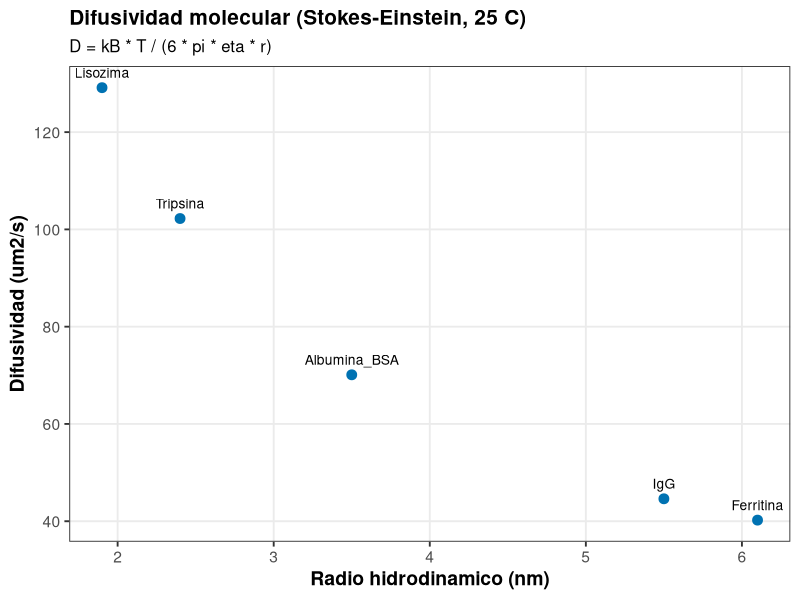
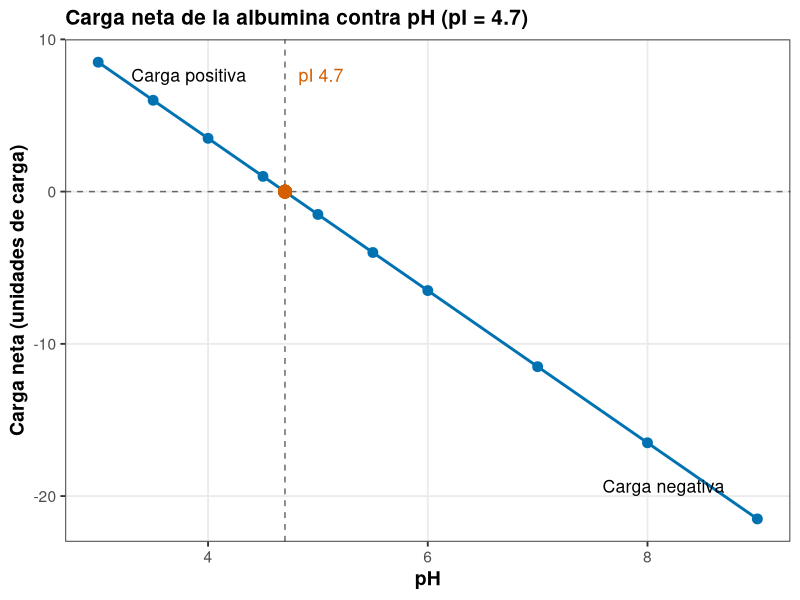
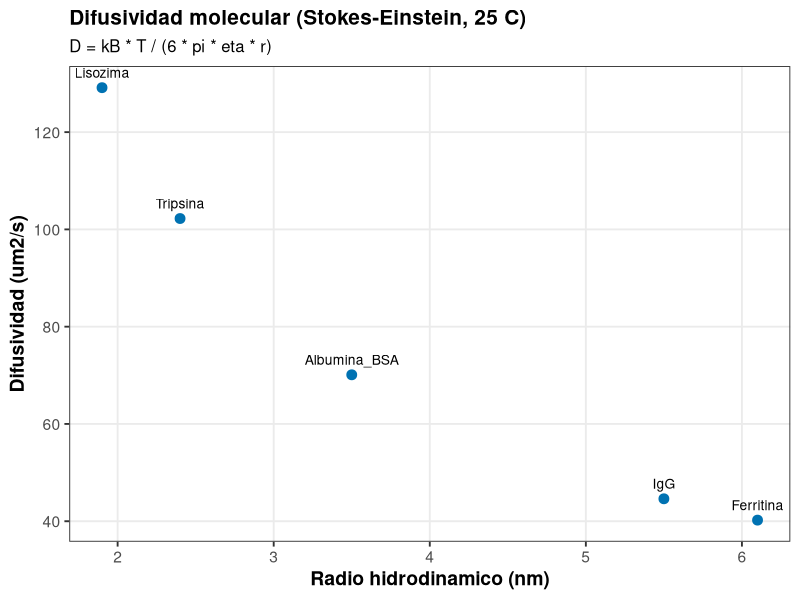
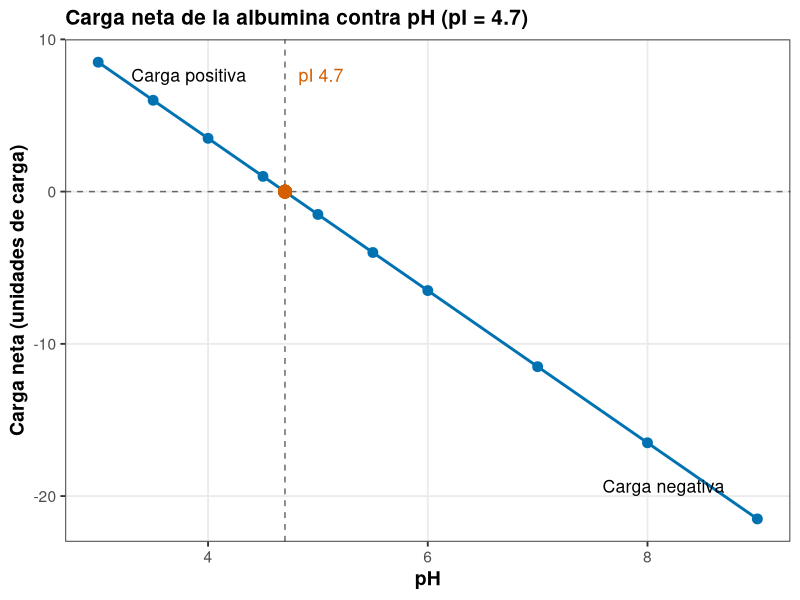

Generate these figures, in order, with R:
# ==========================================================================
# 01. Introduccion: difusividad molecular y carga neta contra pH
# ==========================================================================
# Autor: Dr. Jose Juan Torres Martinez
# Docente de Ciencias Quimicas
# Universidad Autonoma de San Luis Potosi (UASLP)
# Mexico
#
# Material academico para estudiantes
# Serie "Bioseparaciones" - Teoria, Unidad 1. Introduccion
#
# Descripcion: Recorrido por la planta, primera parada: el area de caracterizacion de la materia prima, antes de que el proceso empiece. Aqui miramos las proteinas que van a entrar a la linea: primero medimos que tan rapido difunde cada una con la ecuacion de Stokes-Einstein a partir de su radio hidrodinamico medido, y despues vemos como cambia la carga neta de la albumina con el pH alrededor de su punto isoelectrico (pI 4.7). Lo que se aprende aqui decide lo que pasa despues: la difusividad manda en la transferencia de masa, y la carga manda en la adsorcion y en la precipitacion.
#
# Objetivos de aprendizaje:
#   - Calcular la difusividad con Stokes-Einstein a partir de datos medidos.
#   - Relacionar el radio hidrodinamico con la velocidad de difusion.
#   - Leer el punto isoelectrico en una curva de carga neta contra pH.

# Datos: datos_difusividad.csv (radio hidrodinamico medido) y datos_carga_ph.csv (carga neta de albumina contra pH).
# Recorrido: entramos a la planta por el area de caracterizacion. Primera parada: la mesa donde se mide el radio hidrodinamico de cada proteina. Segunda parada: la curva de carga neta de la albumina contra pH. En cada parada medimos, calculamos y comentamos que significa el resultado antes de seguir al siguiente equipo.
# ==========================================================================

library(tidyverse)

# --------------------------------------------------------------------------
# Carpeta de trabajo: la del propio script
# --------------------------------------------------------------------------
# El script resuelve solo la carpeta donde esta guardado y la pone como
# carpeta de trabajo, asi los archivos de datos se leen por su nombre y la
# grafica se guarda en la misma carpeta, sin editar rutas.
# Primero prueba la ruta del documento activo en RStudio o Positron, luego
# la ruta del archivo al correr con Rscript o source(), y si nada de eso
# da una ruta, se queda en la carpeta de trabajo actual.
ruta_script <- NULL
if (requireNamespace("rstudioapi", quietly = TRUE) &&
    rstudioapi::isAvailable()) {
  ruta_script <- tryCatch(
    rstudioapi::getActiveDocumentContext()$path,
    error = function(e) NULL
  )
}
if (is.null(ruta_script) || !nzchar(ruta_script)) {
  ruta_script <- tryCatch(sys.frame(1)$ofile, error = function(e) NULL)
}
# Con Rscript el archivo no deja marco en la pila, asi que su ruta viene
# en los argumentos de la linea de comandos (--file=...).
if (is.null(ruta_script) || !nzchar(ruta_script)) {
  archivo <- grep("--file=", commandArgs(trailingOnly = FALSE), value = TRUE)
  if (length(archivo) > 0) {
    ruta_script <- sub("--file=", "", archivo[1])
  }
}
if (!is.null(ruta_script) && nzchar(ruta_script)) {
  setwd(dirname(normalizePath(ruta_script, mustWork = FALSE)))
}

# Estilo de graficas: tema claro y legible, paleta apta para daltonicos
# (Okabe-Ito) y tamano de fuente base mayor, para que las graficas se
# lean bien en el reporte y en la presentacion.
paleta <- c("#0072B2", "#E69F00", "#009E73", "#CC79A7", "#56B4E9", "#D55E00")
tema <- theme_bw(base_size = 14) +
  theme(
    plot.title = element_text(face = "bold", size = 15),
    plot.subtitle = element_text(size = 12),
    axis.title = element_text(face = "bold"),
    legend.position = "bottom",
    legend.title = element_text(face = "bold"),
    panel.grid.minor = element_blank()
  )

# --------------------------------------------------------------------------
# Parada 1. Difusividad molecular (Stokes-Einstein)
# --------------------------------------------------------------------------
# Llegamos a la mesa de caracterizacion y lo primero que medimos es el radio hidrodinamico de cada proteina. Con ese radio calculamos que tan rapido difunde cada una: esa velocidad es la que despues limita que tan rapido una proteina llega a una superficie o atraviesa una membrana.
# D = k_B * T / (6 * pi * eta * r)
# k_B = 1.380649e-23 J/K, T = 298.15 K (25 C), eta = 0.00089 Pa s (agua a 25 C).
# El radio r viene del CSV, en nm; se convierte a m antes de calcular.
datos_d <- read_csv("datos_difusividad.csv", show_col_types = FALSE)

k_b <- 1.380649e-23
temperatura_k <- 298.15
viscosidad <- 0.00089

datos_d <- datos_d %>%
  mutate(
    radio_m = radio_nm * 1e-9,
    difusividad_m2_s = k_b * temperatura_k / (6 * pi * viscosidad * radio_m),
    difusividad_um2_s = difusividad_m2_s * 1e12
  )

print(datos_d)

# --------------------------------------------------------------------------
# Parada 2. Carga neta contra pH y punto isoelectrico
# --------------------------------------------------------------------------
# Seguimos a la siguiente mesa, donde se mide la carga de la albumina a distintos pH. Aqui buscamos el pH donde la carga se hace cero: ese es el punto isoelectrico, y nos dice a que pH la proteina deja de repelerse a si misma y se puede precipitar, y que intercambiador ionico la retiene.
datos_ph <- read_csv("datos_carga_ph.csv", show_col_types = FALSE)

# El pI es el pH donde la carga neta cruza cero. Se interpola entre los
# dos puntos que cambian de signo.
puntos_cruce <- datos_ph %>%
  mutate(signo = sign(carga_neta)) %>%
  filter(signo != lag(signo, default = first(signo)) | carga_neta == 0)
print(puntos_cruce)

# --------------------------------------------------------------------------
# Parada 3. Grafica 1: difusividad contra radio hidrodinamico
# --------------------------------------------------------------------------
# Ahora graficamos lo medido en la primera parada para ver el patron de un vistazo: cada punto es una proteina y su nombre esta escrito junto a el.
grafica_d <- ggplot(datos_d, aes(x = radio_nm, y = difusividad_um2_s)) +
  geom_point(size = 3, color = paleta[1]) +
  geom_text(aes(label = proteina), vjust = -1, size = 3.5) +
  labs(
    x = "Radio hidrodinamico (nm)",
    y = "Difusividad (um2/s)",
    title = "Difusividad molecular (Stokes-Einstein, 25 C)",
    subtitle = "D = kB * T / (6 * pi * eta * r)"
  ) +
  tema

print(grafica_d)

# --------------------------------------------------------------------------
# Parada 4. Grafica 2: carga neta de la albumina contra pH
# --------------------------------------------------------------------------
# Seguimos a la grafica de la segunda parada: la curva de carga contra pH, con la linea de carga cero y el pI 4.7 marcados. Aqui se lee directo el punto isoelectrico.
grafica_ph <- ggplot(datos_ph, aes(x = ph, y = carga_neta)) +
  geom_hline(yintercept = 0, linetype = "dashed", color = "grey40") +
  geom_vline(xintercept = 4.7, linetype = "dashed", color = "grey40") +
  geom_line(linewidth = 1, color = paleta[1]) +
  geom_point(size = 3, color = paleta[1]) +
  geom_point(aes(x = 4.7, y = 0), color = paleta[6], size = 4) +
  annotate("text", x = 4.7, y = max(datos_ph$carga_neta) * 0.9,
           label = "pI 4.7", hjust = -0.3, size = 4.5, color = paleta[6]) +
  annotate("text", x = min(datos_ph$ph) + 0.3,
           y = max(datos_ph$carga_neta) * 0.9,
           label = "Carga positiva", hjust = 0, size = 4.5) +
  annotate("text", x = max(datos_ph$ph) - 0.3,
           y = min(datos_ph$carga_neta) * 0.9,
           label = "Carga negativa", hjust = 1, size = 4.5) +
  labs(
    x = "pH",
    y = "Carga neta (unidades de carga)",
    title = "Carga neta de la albumina contra pH (pI = 4.7)"
  ) +
  tema

print(grafica_ph)

# --------------------------------------------------------------------------
# 5. Exportar las graficas
# --------------------------------------------------------------------------
# Antes de salir del area de caracterizacion guardamos las dos graficas del recorrido, para llevarlas a la siguiente parada.
ggsave("01_difusividad.png", grafica_d,
       width = 18, height = 12, units = "cm", dpi = 300)
ggsave("01_carga_ph.png", grafica_ph,
       width = 18, height = 12, units = "cm", dpi = 300)

# --------------------------------------------------------------------------
# Interpretacion
# --------------------------------------------------------------------------
# Grafica 1 (difusividad contra radio): el eje x es el radio hidrodinamico en nm y el eje y es la difusividad en um2/s. Cada punto es una proteina.
# - La difusividad disminuye al aumentar el radio: la ferritina difunde cerca de tres veces mas lento que la lisozima. Esto significa que las proteinas grandes tardan mas en llegar a donde tienen que actuar, y por eso lo siguiente en la linea es trabajar con tiempos de contacto suficientes.
# Grafica 2 (carga neta contra pH): el eje x es el pH (adimensional) y el eje y es la carga neta en unidades de carga.
# - La carga neta de la albumina es positiva por debajo del pI, cero en pH 4.7 y negativa por encima; el signo de la carga decide que intercambiador ionico retiene a la proteina. Esto significa que con el pH elegimos si la albumina se queda pegada o pasa de largo, y por eso el pH es la primera palanca que se ajusta en las paradas que siguen.

# --------------------------------------------------------------------------
# Que aprendimos
# --------------------------------------------------------------------------
# - La ecuacion de Stokes-Einstein convierte un radio medido en una difusividad, sin suponer el valor final.
# - El punto isoelectrico se lee donde la curva de carga cruza cero, y explica por que el pH controla la adsorcion y la precipitacion.
# Terminamos el recorrido en el area de caracterizacion: ya sabemos que tan rapido se mueve cada proteina y a que pH la albumina queda sin carga. Con eso en la mano seguimos a la siguiente parada de la linea: el tanque de precipitacion.
